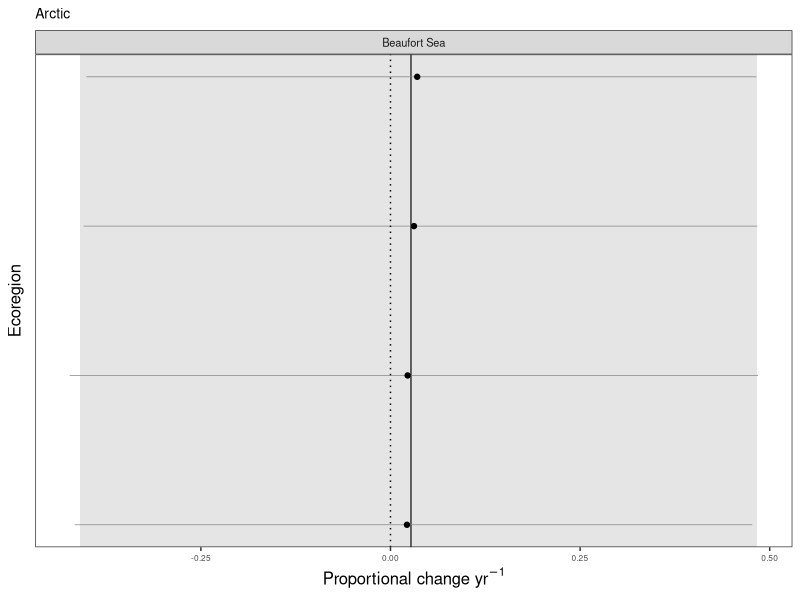
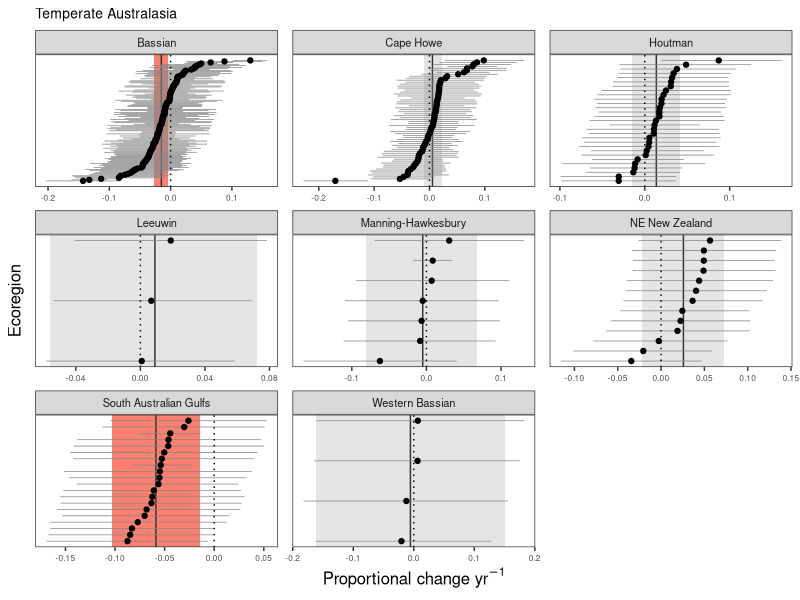
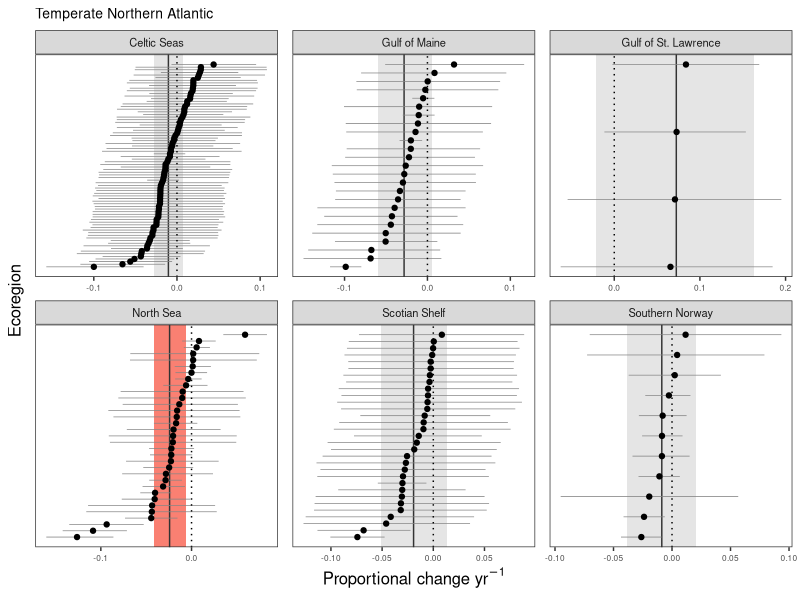
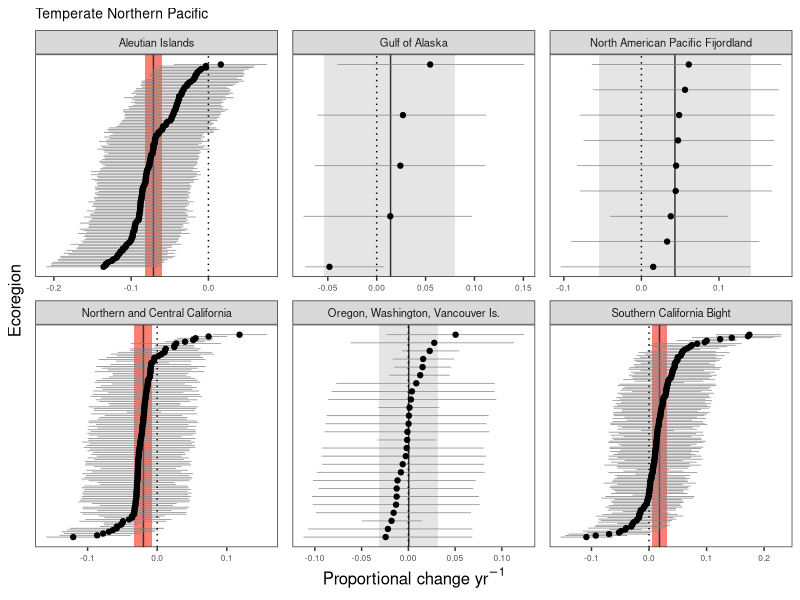
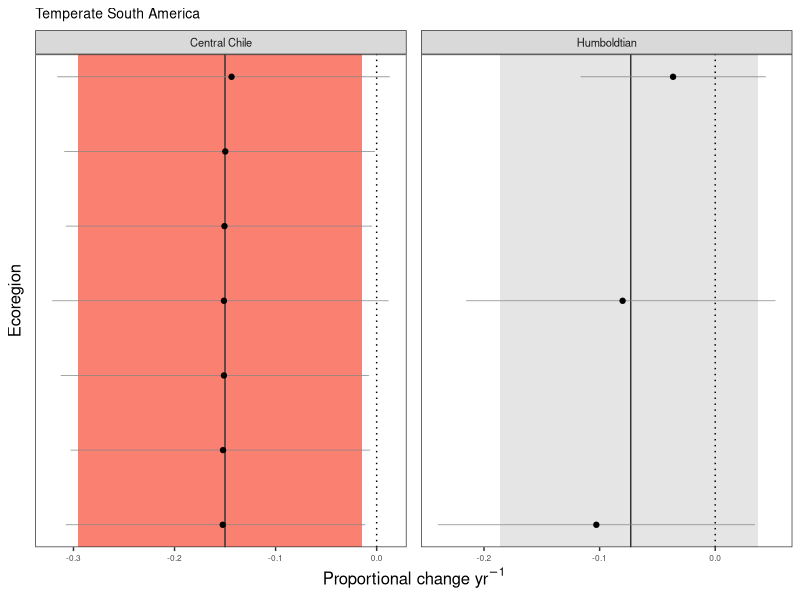
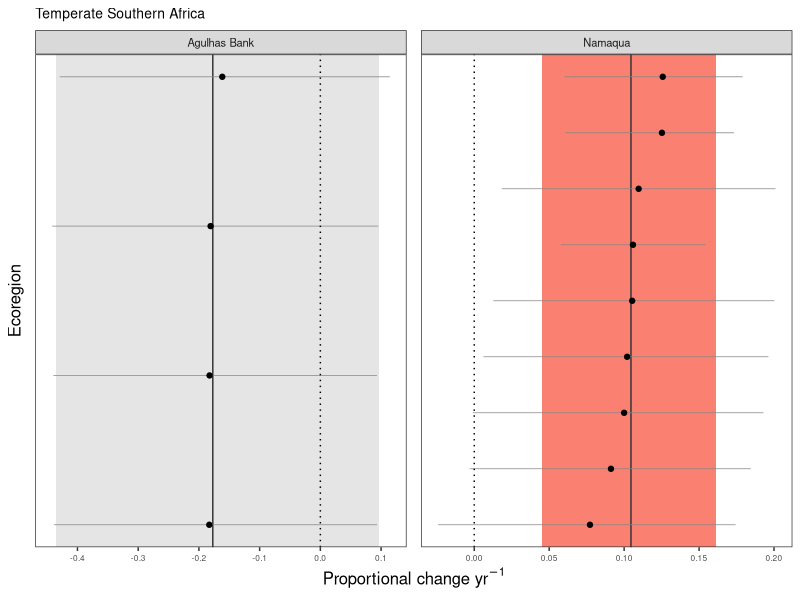
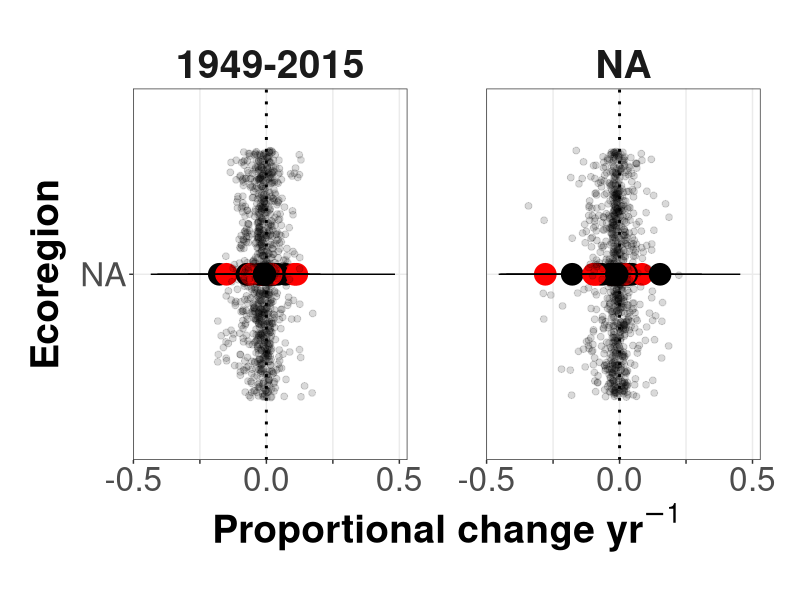
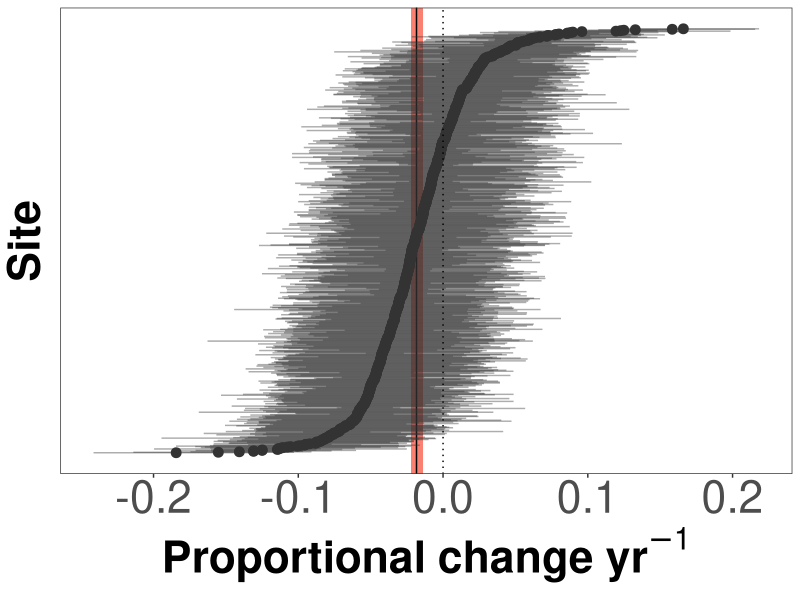

Recreate these plots in R, in order.
########################################################################
#### A script to plot temporal change data from NCEAS kelp database ####
#### Created by D. Okamoto and edited by K. Krumhansl               ####
#### Last edited March 29 2016                                      ####
########################################################################

setwd("~/Dropbox/nceas_kelp_climate_2013/temporal_change/github_repo/07_analysis_of_HLM_results")

library(ggplot2)
library(dplyr)

data<-read.csv("../06_HLM_output/site_slopes_3_points.csv")
#data<-read.csv("site_slopes.csv")

####shortening and correcting some ecoregion names####
levels(data$group_name) <- c(levels(data$group_name), "Beaufort Sea")
data$group_name[data$group_name=="Beaufort Sea - continental coast and shelf"]<-"Beaufort Sea"
levels(data$group_name) <- c(levels(data$group_name), "Gulf of Maine")
data$group_name[data$group_name == "Gulf of Maine/Bay of Fundy"]<-"Gulf of Maine"
levels(data$group_name) <- c(levels(data$group_name), "Oregon, Washington, Vancouver Is.")
data$group_name[data$group_name=="Oregon, Washington, Vancouver Coast and Shelf"]<-"Oregon, Washington, Vancouver Is."
levels(data$group_name) <- c(levels(data$group_name), "Northern and Central California")
data$group_name[data$group_name=="Northern California"]<-"Northern and Central California"
levels(data$group_name) <- c(levels(data$group_name), "Gulf of St. Lawrence")
data$group_name[data$group_name=="Gulf of St. Lawrence - Eastern Scotian Shelf"]<-"Gulf of St. Lawrence"
levels(data$group_name) <- c(levels(data$group_name), "NE New Zealand")
data$group_name[data$group_name=="Northeastern New Zealand"]<-"NE New Zealand"

sites<-data[data$parameter=="site_slope",]
eco_sites<-sites[sites$grouping=="Ecoregion",]
prov_sites<-sites[sites$grouping=="Province",]
realm_sites<-sites[sites$grouping=="Realm",]
world_sites<-sites[sites$grouping=="World",]
means<-data[data$parameter=="mean_slope",]
eco_mu<-means[means$grouping=="Ecoregion",]
prov_mu<-means[means$grouping=="Province",]
realm_mu<-means[means$grouping=="Realm",]
world_mu<-means[means$grouping=="World",]




#############################
####ecoregion facet plots####
#############################

#pull out site info and order the data
slopes.order <- eco_sites[order(eco_sites$group_name,eco_sites$mean),]
slopes.order.group <- eco_mu[order(eco_mu$mean),]

head(slopes.order)
head(slopes.order.group)

slopes.order.group$ymin= -Inf
slopes.order.group$ymax= Inf
slopes.order$StudyName2 <- factor(slopes.order$SiteName)
slopes.order$StudyName2 <- factor(slopes.order$SiteName,
                                  levels= sample(levels(slopes.order$StudyName2),
                                                 size= nlevels(slopes.order$StudyName2),replace= F)) 
####FULL DATA SET####

### plot the results ###
library(ggplot2)
library(gridExtra)

sitedata <- slopes.order[slopes.order$Period=="1900-2015",]
ecoregiondata <- slopes.order.group[slopes.order.group$Period=="1900-2015",]
ecoregiondata$DF0 <- ifelse(sign(ecoregiondata$upper_0.9_q)==sign(ecoregiondata$lower_0.9_q),1,0)
ecoregiondata$sign<-ecoregiondata$DF0*ecoregiondata$lower_0.9_q
  
sitedata$Site2 <- 1:nrow(sitedata)

#assigning realm info
region_info<-read.csv("../03_derived_data/CleanDataWithRegions.csv")
realm_info<-region_info[c("ECOREGION", "REALM")]
realm_info<-distinct(realm_info)
colnames(realm_info)[1]<-"group_name"

levels(realm_info$group_name) <- c(levels(realm_info$group_name), "Beaufort Sea")
realm_info$group_name[realm_info$group_name=="Beaufort Sea - continental coast and shelf"]<-"Beaufort Sea"
levels(realm_info$group_name) <- c(levels(realm_info$group_name), "Gulf of Maine")
realm_info$group_name[realm_info$group_name == "Gulf of Maine/Bay of Fundy"]<-"Gulf of Maine"
levels(realm_info$group_name) <- c(levels(realm_info$group_name), "Oregon, Washington, Vancouver Is.")
realm_info$group_name[realm_info$group_name=="Oregon, Washington, Vancouver Coast and Shelf"]<-"Oregon, Washington, Vancouver Is."
levels(realm_info$group_name) <- c(levels(realm_info$group_name), "Northern and Central California")
realm_info$group_name[realm_info$group_name=="Northern California"]<-"Northern and Central California"
levels(realm_info$group_name) <- c(levels(realm_info$group_name), "Gulf of St. Lawrence")
realm_info$group_name[realm_info$group_name=="Gulf of St. Lawrence - Eastern Scotian Shelf"]<-"Gulf of St. Lawrence"
levels(realm_info$group_name) <- c(levels(realm_info$group_name), "NE New Zealand")
realm_info$group_name[realm_info$group_name=="Northeastern New Zealand"]<-"NE New Zealand"

sitedata<-merge(sitedata, realm_info, by="group_name")
ecoregiondata<-merge(ecoregiondata, realm_info, by="group_name")

mylab<-expression(paste(plain('Proportional change'), plain(' yr'^{-1})))

for (i in 1:nlevels(factor(sitedata$REALM))){
   sitedata2 <- subset(sitedata,REALM==levels(factor(sitedata$REALM))[i])
   ecoregiondata2 <- subset(ecoregiondata,REALM==levels(factor(sitedata$REALM))[i])

plot1<-ggplot(data=sitedata2)+
  geom_rect(aes(xmax= upper_0.9_q,xmin= lower_0.9_q,ymin= ymin,ymax= ymax, fill=factor(DF0)),data= ecoregiondata2)+
  geom_vline(aes(xintercept= mean),colour= "grey20",data= ecoregiondata2, size=0.5)+
  geom_errorbarh(aes(y=Site2,x=mean,xmin=lower_0.9_q,xmax=upper_0.9_q),colour= "grey52", height=0,size=0.25)+
  geom_point(aes(y=Site2,x=mean),size= 1.5, colour="black")+
  facet_wrap(~group_name,scales= "free")+
  geom_vline(xintercept= 0,size= 0.5,linetype= "dotted")+
  theme_bw()+
  scale_fill_manual(values=c("grey90","salmon"))+
  theme(panel.grid.minor = element_line(colour = NA),
        panel.grid.major = element_line(colour = NA),
        axis.text.y = element_text(size=0),
        axis.ticks.y = element_line(size=0),
        legend.position="none",
        plot.title = element_text(size=10),
        axis.title.x = element_text(size=12),
        axis.text.x = element_text(size=6),
        axis.title.y = element_text(size=12),
        strip.text = element_text(size=8))+
  labs(title=sitedata2$REALM)+
  labs(x=mylab, y="Ecoregion", size=24)

assign(paste("REALM_", i, sep = ""), plot1)
}

pdf(height=2.4, width=2.3, "../Figures/HLM_means_plots/Arctic.pdf")
print(REALM_1)
dev.off()

pdf(height=6, width=6, "../Figures/HLM_means_plots/Temperate Australiasia.pdf")
print(REALM_2)
dev.off()

pdf(height=6, width=6, "../Figures/HLM_means_plots/Temperate North Atlantic.pdf")
print(REALM_3)
dev.off()

pdf(height=4.24, width=6, "../Figures/HLM_means_plots/Temperate Northern Pacific.pdf")
print(REALM_4)
dev.off()

pdf(height=2.4, width=4.25, "../Figures/HLM_means_plots/Temperate South America.pdf")
print(REALM_5)
dev.off()

pdf(height=2.5, width=4.25, "../Figures/HLM_means_plots/Temperate South Africa.pdf")
print(REALM_6)
dev.off()



#########################
####ecoregion means######
#########################

##FULL data set AND by Period##
eco_mu_ALL <- eco_mu
eco_sites_ALL <- eco_sites

eco_mu_ALL$group_name<-factor(eco_mu_ALL$group_name, levels=rev(levels(eco_mu_ALL$group_name)))
eco_sites_ALL$group_name<-factor(eco_sites_ALL$group_name, levels=rev(levels(eco_sites_ALL$group_name)))

eco_mu_FULL<-eco_mu_ALL[eco_mu_ALL$Period=="1900-2015",]
eco_mu_FULL_r<-eco_mu_FULL
eco_mu_FULL_r$group_name<-factor(eco_mu_FULL$group_name, levels=eco_mu_FULL[order(eco_mu_FULL$mean), "group_name"])

eco_mu_FULL_r$DF0 <- ifelse(sign(eco_mu_FULL_r$upper_0.9_q)==sign(eco_mu_FULL_r$lower_0.9_q),1,0)
eco_mu_FULL_r$DF0<- as.factor(eco_mu_FULL_r$DF0)

eco_mu_REST<-eco_mu_ALL[!eco_mu_ALL$Period=="1900-2015",]
eco_sites_REST<-eco_sites_ALL[!eco_sites_ALL$Period=="1900-2015",]

eco_mu_REST$DF0 <- ifelse(sign(eco_mu_REST$upper_0.9_q)==sign(eco_mu_REST$lower_0.9_q),1,0)
eco_mu_REST$DF0<- as.factor(eco_mu_REST$DF0)

eco_mu_ALL<-rbind(eco_mu_FULL_r, eco_mu_REST)


levels(eco_mu_ALL$Period) <- c(levels(eco_mu_ALL$Period), "1949-2015")
eco_mu_ALL$Period[eco_mu_ALL$Period == "1900-2015"]<-"1949-2015"

levels(eco_sites_ALL$Period) <- c(levels(eco_sites_ALL$Period), "1949-2015")
eco_sites_ALL$Period[eco_sites_ALL$Period == "1900-2015"]<-"1949-2015"

eco_mu_ALL$Period<-factor(eco_mu_ALL$Period, levels=rev(levels(eco_mu_ALL$Period)))
eco_sites_ALL$Period<-factor(eco_sites_ALL$Period, levels=rev(levels(eco_sites_ALL$Period)))

mylab<-expression(paste(bold('Proportional change'), bold(' yr'^{-1})))

pdf(width= 20,height= 16,"../Figures/HLM_means_plots/slopes_ecoregion_ALL_95.pdf")
ggplot(data=eco_mu_ALL) + 
  geom_point(aes(x=mean, y=group_name, colour=DF0), size=7)+
  scale_colour_manual(values=c("black","red"))+
  geom_errorbarh(aes(y=group_name,x=mean,xmin=lower_0.9_q,xmax=upper_0.9_q), height=0,size= .5)+
  geom_vline(xintercept= 0,size= 1,linetype= "dotted")+
  geom_point(aes(x=mean, y=group_name), data=eco_sites_ALL, size=2, position="jitter", alpha=0.15)+
  facet_grid(~Period)+
  labs(x=mylab, y="Ecoregion")+
  scale_x_continuous(breaks=c(-0.5, -0.25, 0.0, 0.25, 0.5), labels=c("-0.5", " ", "0.0", " ", "0.5"))+
  theme_bw()+
  theme(panel.grid.minor = element_blank(), 
        legend.position="none", 
        axis.title.x=element_text(size=28, face="bold"),
        axis.title.y=element_text(size=28, face="bold", vjust=2),
        axis.text.y=element_text(size=24),
        axis.text.x=element_text(size=24),
        strip.text = element_text(size=28, face="bold"),
        panel.margin = unit(20, "mm"),
        plot.margin = unit(c(10,10,10,10), "mm"),
        strip.background=element_blank())
dev.off()


#########################
####world plot###########
#########################

#pull out site info and order the data
slopes.order <- world_sites[order(world_sites$group_name,world_sites$mean),]
slopes.order.group <- world_mu[order(world_mu$mean),]

head(slopes.order)
head(slopes.order.group)

slopes.order.group$ymin= -Inf
slopes.order.group$ymax= Inf
slopes.order$StudyName2 <- factor(slopes.order$SiteName)
slopes.order$StudyName2 <- factor(slopes.order$SiteName,
                                  levels= sample(levels(slopes.order$StudyName2),
                                                 size= nlevels(slopes.order$StudyName2),replace= F)) 
####FULL DATA SET####

### plot the results ###
library(ggplot2)

sitedata <- slopes.order[slopes.order$Period=="1900-2015",]
worlddata <- slopes.order.group[slopes.order.group$Period=="1900-2015",]
worlddata$DF0 <- ifelse(sign(worlddata$upper_0.9_q)==sign(worlddata$lower_0.9_q),1,0)
sitedata$Site2 <- 1:nrow(sitedata)


pdf(width= 15,height= 15,"../Figures/HLM_means_plots/slopes_facets_world_FULL_95.pdf")
ggplot(data=sitedata)+
  geom_rect(aes(xmax= upper_0.9_q,xmin= lower_0.9_q,ymin= ymin,ymax= ymax,fill=factor(DF0)),data= worlddata)+
  geom_vline(aes(xintercept= mean),colour= "black",data= worlddata)+
  geom_errorbarh(aes(y=Site2,x=mean,xmin=lower_0.9_q,xmax=upper_0.9_q), colour= "grey20", height=0,size= .5, alpha=0.4)+
  geom_point(aes(y=Site2,x=mean),colour="grey20", size= 3)+
  geom_vline(xintercept= 0,size=0.5,linetype= "dotted")+
  theme_bw()+
  scale_fill_manual(values=c("salmon"))+
  theme(panel.grid.minor = element_line(colour = NA),
        panel.grid.major = element_line(colour = NA),
        axis.text.y= element_text(size=0),
        axis.text.x= element_text(size=32),
        axis.ticks.y= element_line(size=0, colour="white"),
        legend.position="none",
        plot.title = element_text(size=0),
        axis.title.x = element_text(size=32),
        axis.title.y = element_text(size=32, face="bold"))+
  ylab("Site")+xlab(mylab)
dev.off()




 
